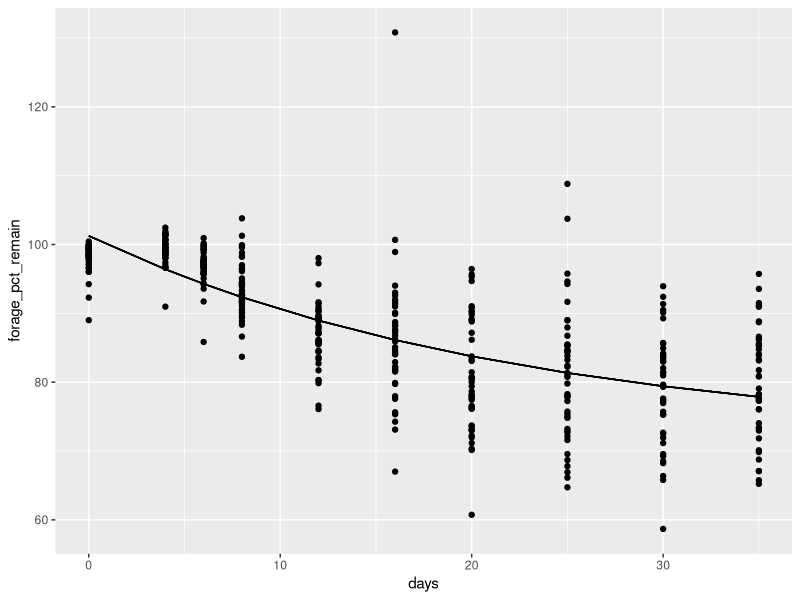
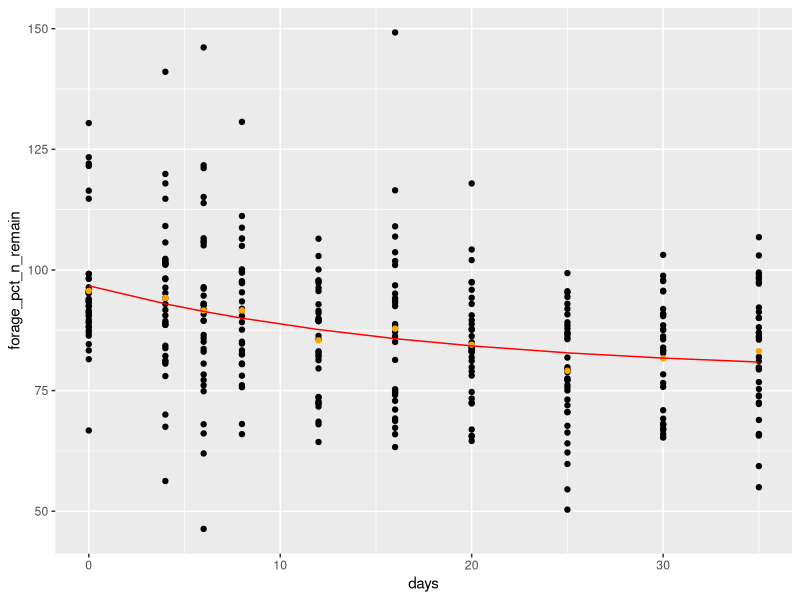
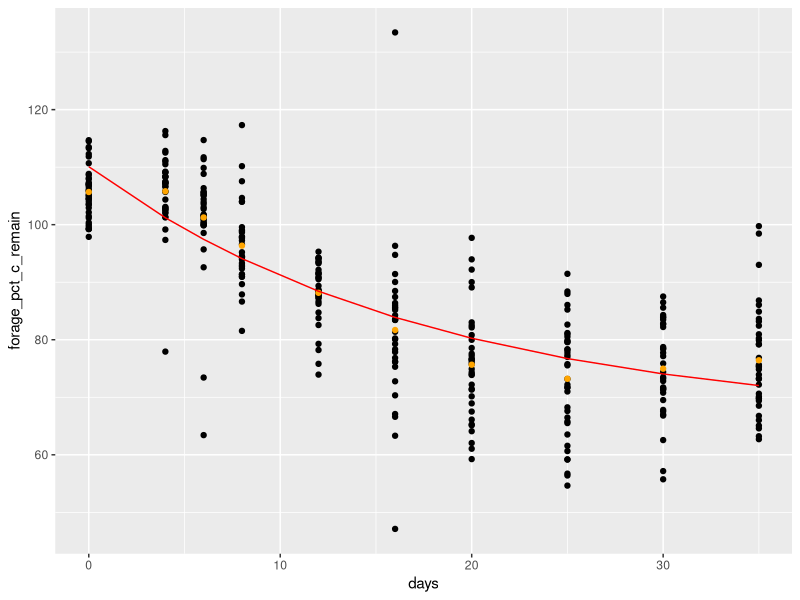
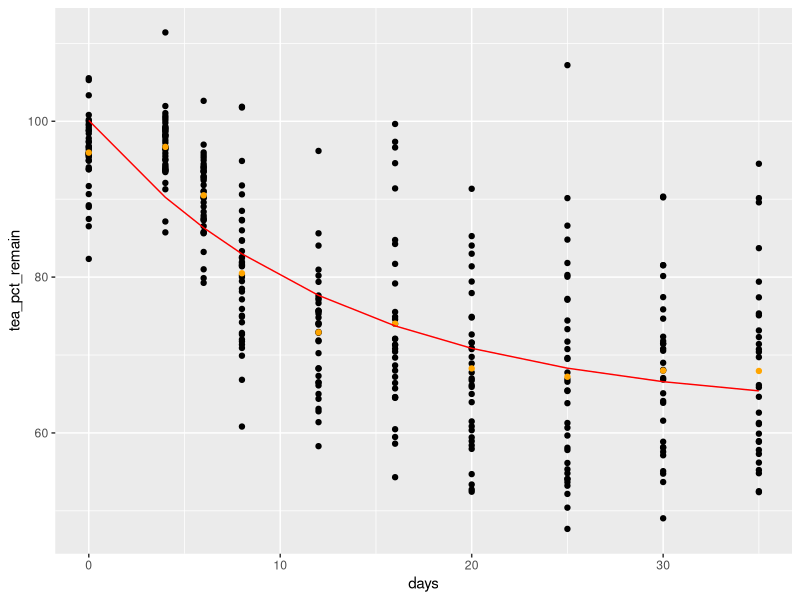
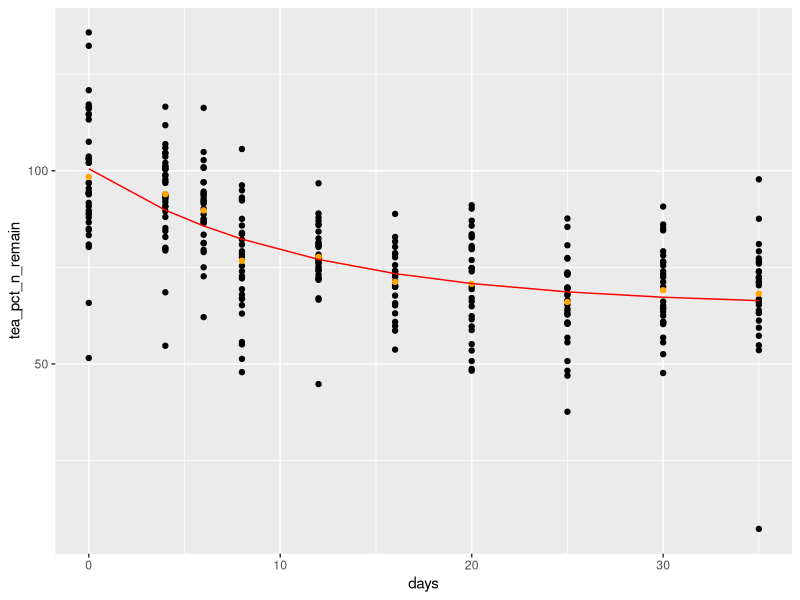
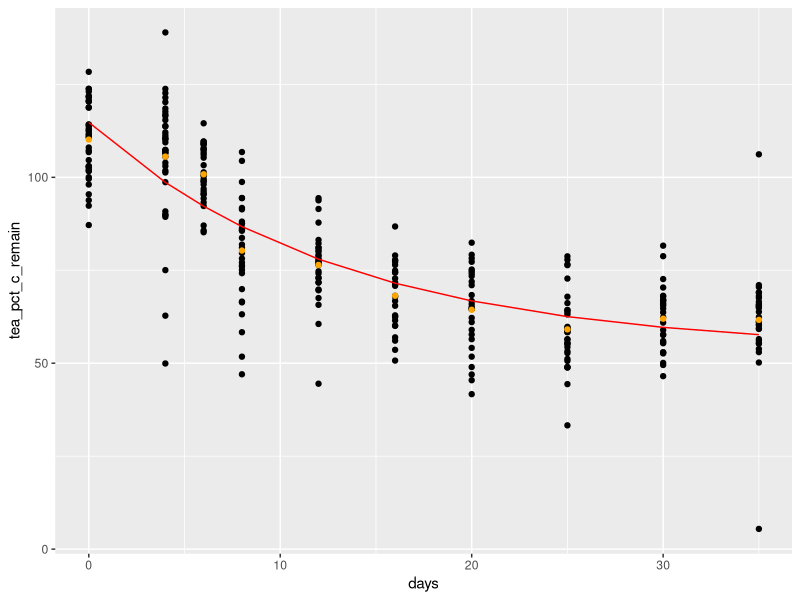
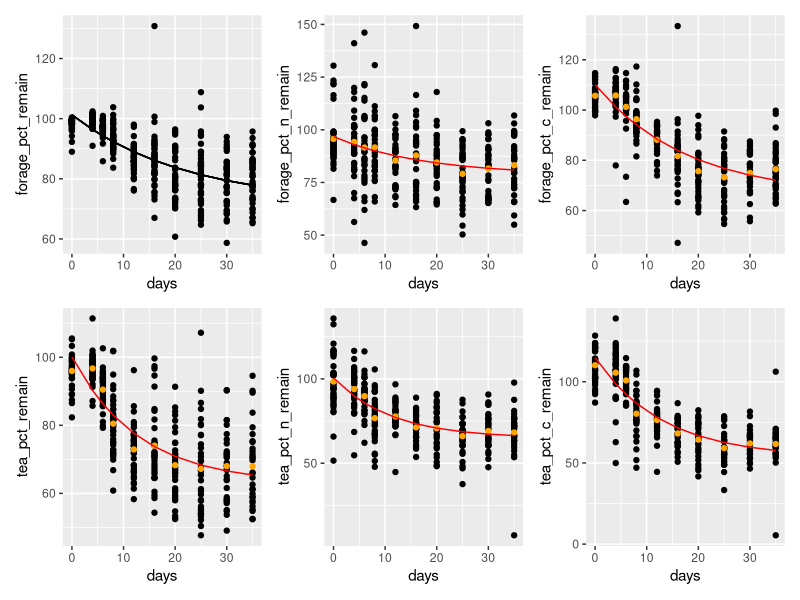
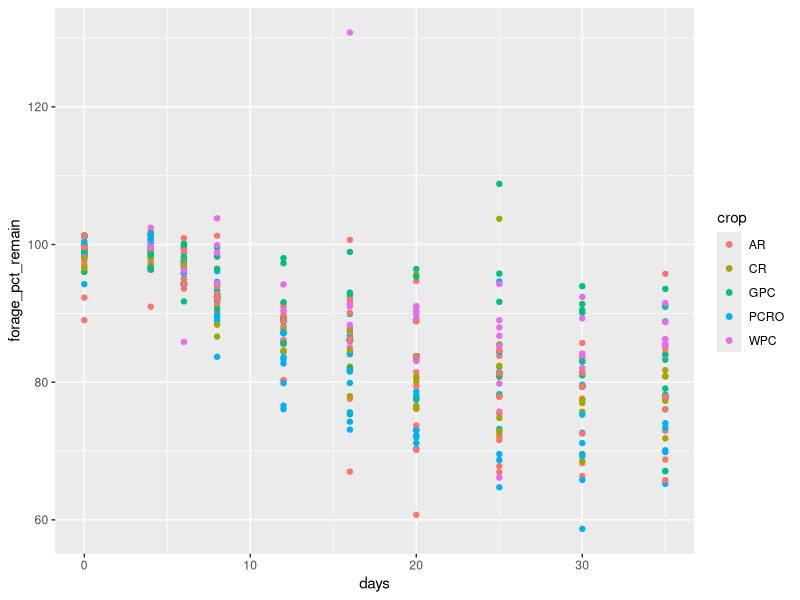

These charts were generated, in order, by the following R code: (Note: this script raises an error after producing the figures.)
# LIBRARIES ----
library(tidyverse)
library(broom)
library(patchwork)

# READ IN THE DATA ----
full.df <- read_csv("output/pct remaining data.csv")

# CREATE DATA FRAMES FOR EACH VARIABLE ----

# forage biomass
f.df <- full.df %>%
  select(location, crop, block, days, forage_pct_remain) %>%
  na.omit()

# forage n
f_n.df <- full.df %>%
  select(location, crop, block, days, forage_pct_n_remain) %>%
  na.omit()

# forage c
f_c.df <- full.df %>%
  select(location, crop, block, days, forage_pct_c_remain) %>%
  na.omit()

# tea biomass
t.df <- full.df %>%
  select(location, crop, block, days, tea_pct_remain) %>%
  na.omit()

# tea n
t_n.df <- full.df %>%
  select(location, crop, block, days, tea_pct_n_remain) %>%
  na.omit()

# tea c 
t_c.df <-full.df %>%
  select(location, crop, block, days, tea_pct_c_remain) %>%
  na.omit()

# FIT THE MODELS ----

# forage
f_fit <- nls(forage_pct_remain ~ SSasymp(days, Asym, R0, lrc), data = f.df)

# forage n
fn_fit <- nls(forage_pct_n_remain ~ SSasymp(days, Asym, R0, lrc), data = f_n.df)

# forage c
fc_fit <- nls(forage_pct_c_remain ~ SSasymp(days, Asym, R0, lrc), data = f_c.df)

# tea
t_fit <- nls(tea_pct_remain ~ SSasymp(days, Asym, R0, lrc), data = t.df)

# tea n
tn_fit <- nls(tea_pct_n_remain ~ SSasymp(days, Asym, R0, lrc), data = t_n.df)

# tea c 
tc_fit <- nls(tea_pct_c_remain ~ SSasymp(days, Asym, R0, lrc), data = t_c.df)

# MATCH PREDICTED AND FITTED VALUES ----

# forage
f.df <- f.df %>%
  mutate(f_fit = predict(f_fit))

# forage nitrogen
f_n.df <- f_n.df %>%
  mutate(fn_fit = predict(fn_fit))

# forage carbon
f_c.df <- f_c.df %>%
  mutate(fc_fit = predict(fc_fit))

# tea
t.df <- t.df %>%
  mutate(t_fit = predict(t_fit))

# tea nitrogen
t_n.df <- t_n.df %>%
  mutate(tn_fit = predict(tn_fit))

# tea carbon
t_c.df <- t_c.df %>%
  mutate(tc_fit = predict(tc_fit))

# PLOTTING ----

# forage
a <- f.df %>%
  ggplot(aes(days, forage_pct_remain, group = crop)) +
  geom_point() +
  stat_summary(fun = mean, geom = "point") +
  geom_line(aes(y = f_fit, group = crop)) 

a

# forage nitrogen 
b <- f_n.df %>%
  ggplot(aes(days, forage_pct_n_remain)) +
  geom_point() +
  stat_summary(fun = mean, geom = "point", color = "orange") +
  geom_line(aes(y = fn_fit), color = "red") 

b

# forage carbon
c <- f_c.df %>%
  ggplot(aes(days, forage_pct_c_remain)) +
  geom_point() +
  stat_summary(fun = mean, geom = "point", color = "orange") +
  geom_line(aes(y = fc_fit), color = "red") 

c

# tea
d <- t.df %>%
  ggplot(aes(days, tea_pct_remain)) +
  geom_point() +
  stat_summary(fun = mean, geom = "point", color = "orange") +
  geom_line(aes(y = t_fit), color = "red")

d

# tea nitrogen
e <- t_n.df %>%
  ggplot(aes(days, tea_pct_n_remain)) +
  geom_point() +
  stat_summary(fun = mean, geom = "point", color = "orange") +
  geom_line(aes(y = tn_fit), color = "red")

e

# tea carbon
f <- t_c.df %>%
  ggplot(aes(days, tea_pct_c_remain)) +
  geom_point() +
  stat_summary(fun = mean, geom = "point", color = "orange") +
  geom_line(aes(y = tc_fit), color = "red") 

f

# put plots together
a + b + c + d + e + f

# EXTRACT K VALUES ----

# are the k - values just the estimate?
f.df %>%
  ggplot() +
  geom_point(aes(days, forage_pct_remain, color = crop, group = crop)) +
  geom_point(aes(days, f_fit, color = crop, group = crop))


# K-values for crop, block, location

# TESTING THINGS WITH BILL ----

# fix na? 
full.df <- full.df %>%
  group_by(location, crop, block) %>%
  mutate(across(c(forage_pct_remain, forage_pct_n_remain, forage_pct_c_remain,
                  tea_pct_remain, tea_pct_n_remain, tea_pct_c_remain), 
                ~ replace_na(., mean(., na.rm = TRUE)))) %>%
  ungroup()

# what if it is a completely missing sample?

# estimate k values 
forage.df <- full.df %>%
  select(location, crop, block, days, forage_pct_remain) %>%
  na.omit() %>%
  nest(data = -c(crop, block, location)) %>%
  mutate(
    fit = map(data, ~nls(forage_pct_remain ~ SSasymp(days, Asym, R0, lrc), data = .)),
    tidied = map(fit, tidy),
    augmented = map(fit, augment))


nls(forage_pct_remain ~ SSasymp(days, Asym, R0, lrc), data = f.df)



# checking NA values
na.df <- full.df %>%
  filter(days == 0)

mean.df <- full.df %>%
  filter(days == 0) %>%
  filter(crop == "PCRO")
  group_by(location, crop, block) %>%
  summarize(mean = mean(tea_pct_remain, na.rm = TRUE))


